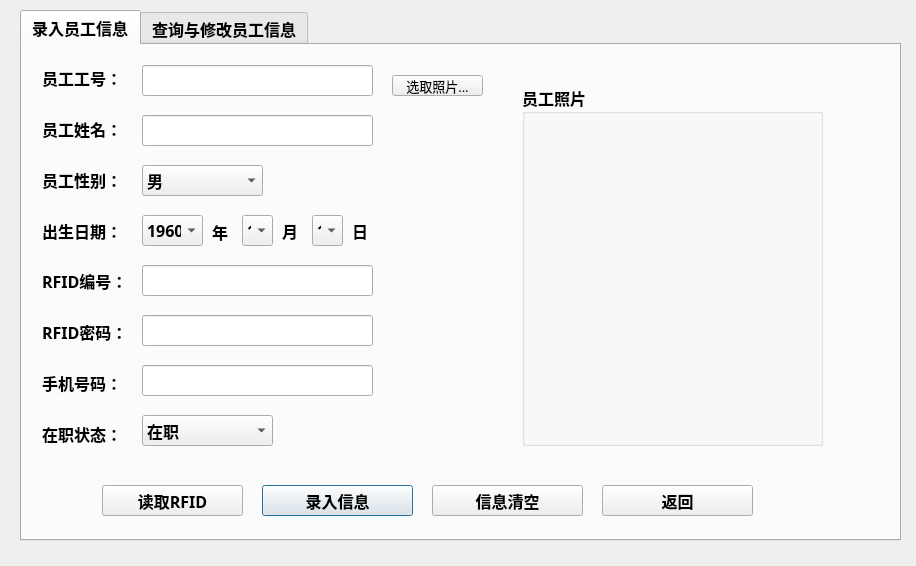
<?xml version="1.0" encoding="UTF-8"?>
<ui version="4.0">
 <class>theworkermanage</class>
 <widget class="QDialog" name="theworkermanage">
  <property name="geometry">
   <rect>
    <x>0</x>
    <y>0</y>
    <width>916</width>
    <height>566</height>
   </rect>
  </property>
  <property name="font">
   <font>
    <family>宋体</family>
    <pointsize>12</pointsize>
    <weight>75</weight>
    <bold>true</bold>
   </font>
  </property>
  <property name="windowTitle">
   <string>员工信息管理</string>
  </property>
  <widget class="QTabWidget" name="tabWidget">
   <property name="geometry">
    <rect>
     <x>20</x>
     <y>10</y>
     <width>881</width>
     <height>531</height>
    </rect>
   </property>
   <property name="currentIndex">
    <number>0</number>
   </property>
   <widget class="QWidget" name="tab">
    <attribute name="title">
     <string>录入员工信息</string>
    </attribute>
    <widget class="QWidget" name="verticalLayoutWidget">
     <property name="geometry">
      <rect>
       <x>20</x>
       <y>10</y>
       <width>91</width>
       <height>401</height>
      </rect>
     </property>
     <layout class="QVBoxLayout" name="verticalLayout">
      <item>
       <widget class="QLabel" name="label">
        <property name="text">
         <string>员工工号：</string>
        </property>
       </widget>
      </item>
      <item>
       <widget class="QLabel" name="label_2">
        <property name="text">
         <string>员工姓名：</string>
        </property>
       </widget>
      </item>
      <item>
       <widget class="QLabel" name="label_3">
        <property name="text">
         <string>员工性别：</string>
        </property>
       </widget>
      </item>
      <item>
       <widget class="QLabel" name="label_4">
        <property name="text">
         <string>出生日期：</string>
        </property>
       </widget>
      </item>
      <item>
       <widget class="QLabel" name="label_5">
        <property name="text">
         <string>RFID编号：</string>
        </property>
       </widget>
      </item>
      <item>
       <widget class="QLabel" name="label_6">
        <property name="text">
         <string>RFID密码：</string>
        </property>
       </widget>
      </item>
      <item>
       <widget class="QLabel" name="label_9">
        <property name="text">
         <string>手机号码：</string>
        </property>
       </widget>
      </item>
      <item>
       <widget class="QLabel" name="label_10">
        <property name="text">
         <string>在职状态：</string>
        </property>
       </widget>
      </item>
     </layout>
    </widget>
    <widget class="QToolButton" name="WM_Insert_WorkerInfor_Image_toolButton">
     <property name="geometry">
      <rect>
       <x>370</x>
       <y>30</y>
       <width>91</width>
       <height>21</height>
      </rect>
     </property>
     <property name="font">
      <font>
       <pointsize>10</pointsize>
       <weight>50</weight>
       <bold>false</bold>
      </font>
     </property>
     <property name="text">
      <string>选取照片...</string>
     </property>
    </widget>
    <widget class="QGroupBox" name="groupBox">
     <property name="geometry">
      <rect>
       <x>500</x>
       <y>40</y>
       <width>301</width>
       <height>361</height>
      </rect>
     </property>
     <property name="title">
      <string>员工照片</string>
     </property>
     <widget class="QLabel" name="WM_Insert_WorkerInfor_Imageshow_lable">
      <property name="geometry">
       <rect>
        <x>40</x>
        <y>30</y>
        <width>241</width>
        <height>271</height>
       </rect>
      </property>
      <property name="text">
       <string/>
      </property>
     </widget>
    </widget>
    <widget class="QLineEdit" name="WM_Insert_WorkerInfor_ID_lineEdit">
     <property name="geometry">
      <rect>
       <x>120</x>
       <y>20</y>
       <width>231</width>
       <height>31</height>
      </rect>
     </property>
    </widget>
    <widget class="QLineEdit" name="WM_Insert_WorkerInfor_Name_lineEdit">
     <property name="geometry">
      <rect>
       <x>120</x>
       <y>70</y>
       <width>231</width>
       <height>31</height>
      </rect>
     </property>
    </widget>
    <widget class="QLineEdit" name="WM_Insert_WorkerInfor_PFID_ID_lineEdit">
     <property name="geometry">
      <rect>
       <x>120</x>
       <y>220</y>
       <width>231</width>
       <height>31</height>
      </rect>
     </property>
    </widget>
    <widget class="QLineEdit" name="WM_Insert_WorkerInfor_RFID_Password_lineEdit">
     <property name="geometry">
      <rect>
       <x>120</x>
       <y>270</y>
       <width>231</width>
       <height>31</height>
      </rect>
     </property>
    </widget>
    <widget class="QLineEdit" name="WM_Insert_WorkerInfor_Telephone_lineEdit">
     <property name="geometry">
      <rect>
       <x>120</x>
       <y>320</y>
       <width>231</width>
       <height>31</height>
      </rect>
     </property>
    </widget>
    <widget class="QPushButton" name="WM_Insert_WorkerInfor_InforInsert_pushButton">
     <property name="geometry">
      <rect>
       <x>240</x>
       <y>440</y>
       <width>151</width>
       <height>31</height>
      </rect>
     </property>
     <property name="text">
      <string>录入信息</string>
     </property>
    </widget>
    <widget class="QPushButton" name="WM_Insert_WorkerInfor_InforClear_pushButton">
     <property name="geometry">
      <rect>
       <x>410</x>
       <y>440</y>
       <width>151</width>
       <height>31</height>
      </rect>
     </property>
     <property name="text">
      <string>信息清空</string>
     </property>
    </widget>
    <widget class="QPushButton" name="WM_Insert_WorkerInfor_Comback_pushButton">
     <property name="geometry">
      <rect>
       <x>580</x>
       <y>440</y>
       <width>151</width>
       <height>31</height>
      </rect>
     </property>
     <property name="text">
      <string>返回</string>
     </property>
    </widget>
    <widget class="QComboBox" name="WM_Insert_WorkerInfor_BirthYear_comboBox">
     <property name="geometry">
      <rect>
       <x>120</x>
       <y>170</y>
       <width>61</width>
       <height>31</height>
      </rect>
     </property>
     <item>
      <property name="text">
       <string>1960</string>
      </property>
     </item>
    </widget>
    <widget class="QLabel" name="label_7">
     <property name="geometry">
      <rect>
       <x>190</x>
       <y>171</y>
       <width>21</width>
       <height>31</height>
      </rect>
     </property>
     <property name="text">
      <string>年</string>
     </property>
    </widget>
    <widget class="QComboBox" name="WM_Insert_WorkerInfor_Birthmonth_comboBox">
     <property name="geometry">
      <rect>
       <x>220</x>
       <y>170</y>
       <width>31</width>
       <height>31</height>
      </rect>
     </property>
     <item>
      <property name="text">
       <string>1</string>
      </property>
     </item>
    </widget>
    <widget class="QComboBox" name="WM_Insert_WorkerInfor_BirthDay_comboBox">
     <property name="geometry">
      <rect>
       <x>290</x>
       <y>170</y>
       <width>31</width>
       <height>31</height>
      </rect>
     </property>
     <item>
      <property name="text">
       <string>1</string>
      </property>
     </item>
    </widget>
    <widget class="QLabel" name="label_11">
     <property name="geometry">
      <rect>
       <x>260</x>
       <y>170</y>
       <width>21</width>
       <height>31</height>
      </rect>
     </property>
     <property name="text">
      <string>月</string>
     </property>
    </widget>
    <widget class="QLabel" name="label_12">
     <property name="geometry">
      <rect>
       <x>330</x>
       <y>170</y>
       <width>21</width>
       <height>31</height>
      </rect>
     </property>
     <property name="text">
      <string>日</string>
     </property>
    </widget>
    <widget class="QPushButton" name="WM_Insert_WorkerInfor_PFIDRead_pushButton">
     <property name="geometry">
      <rect>
       <x>80</x>
       <y>440</y>
       <width>141</width>
       <height>31</height>
      </rect>
     </property>
     <property name="text">
      <string>读取RFID</string>
     </property>
    </widget>
    <widget class="QComboBox" name="WM_Insert_WorkerInfor_Sex_comboBox">
     <property name="geometry">
      <rect>
       <x>120</x>
       <y>120</y>
       <width>121</width>
       <height>31</height>
      </rect>
     </property>
     <item>
      <property name="text">
       <string>男</string>
      </property>
     </item>
     <item>
      <property name="text">
       <string>女</string>
      </property>
     </item>
    </widget>
    <widget class="QComboBox" name="WM_Insert_WorkerInfor_State_comboBox">
     <property name="geometry">
      <rect>
       <x>120</x>
       <y>370</y>
       <width>131</width>
       <height>31</height>
      </rect>
     </property>
     <item>
      <property name="text">
       <string>在职</string>
      </property>
     </item>
     <item>
      <property name="text">
       <string>离职</string>
      </property>
     </item>
    </widget>
   </widget>
   <widget class="QWidget" name="tab_2">
    <attribute name="title">
     <string>查询与修改员工信息</string>
    </attribute>
    <widget class="QGroupBox" name="groupBox_2">
     <property name="geometry">
      <rect>
       <x>10</x>
       <y>60</y>
       <width>301</width>
       <height>341</height>
      </rect>
     </property>
     <property name="title">
      <string>员工信息</string>
     </property>
     <widget class="QTableView" name="tableView">
      <property name="geometry">
       <rect>
        <x>10</x>
        <y>20</y>
        <width>281</width>
        <height>301</height>
       </rect>
      </property>
     </widget>
    </widget>
    <widget class="QWidget" name="verticalLayoutWidget_2">
     <property name="geometry">
      <rect>
       <x>380</x>
       <y>20</y>
       <width>91</width>
       <height>401</height>
      </rect>
     </property>
     <layout class="QVBoxLayout" name="verticalLayout_2">
      <item>
       <widget class="QLabel" name="label_13">
        <property name="text">
         <string>员工工号：</string>
        </property>
       </widget>
      </item>
      <item>
       <widget class="QLabel" name="label_14">
        <property name="text">
         <string>员工姓名：</string>
        </property>
       </widget>
      </item>
      <item>
       <widget class="QLabel" name="label_15">
        <property name="text">
         <string>员工性别：</string>
        </property>
       </widget>
      </item>
      <item>
       <widget class="QLabel" name="label_16">
        <property name="text">
         <string>出生日期：</string>
        </property>
       </widget>
      </item>
      <item>
       <widget class="QLabel" name="label_17">
        <property name="text">
         <string>RFID编号：</string>
        </property>
       </widget>
      </item>
      <item>
       <widget class="QLabel" name="label_18">
        <property name="text">
         <string>RFID密码：</string>
        </property>
       </widget>
      </item>
      <item>
       <widget class="QLabel" name="label_19">
        <property name="text">
         <string>手机号码：</string>
        </property>
       </widget>
      </item>
      <item>
       <widget class="QLabel" name="label_20">
        <property name="text">
         <string>在职状态：</string>
        </property>
       </widget>
      </item>
     </layout>
    </widget>
    <widget class="QComboBox" name="WM_Repair_SearchOption_comboBox">
     <property name="geometry">
      <rect>
       <x>20</x>
       <y>20</y>
       <width>91</width>
       <height>31</height>
      </rect>
     </property>
     <item>
      <property name="text">
       <string>员工工号</string>
      </property>
     </item>
     <item>
      <property name="text">
       <string>员工姓名</string>
      </property>
     </item>
     <item>
      <property name="text">
       <string>RFID编号</string>
      </property>
     </item>
     <item>
      <property name="text">
       <string>手机号码</string>
      </property>
     </item>
    </widget>
    <widget class="QLineEdit" name="WM_Repair_SearchDetail_lineEdit">
     <property name="geometry">
      <rect>
       <x>130</x>
       <y>20</y>
       <width>151</width>
       <height>31</height>
      </rect>
     </property>
    </widget>
    <widget class="QPushButton" name="WM_Repair_search_pushButton">
     <property name="geometry">
      <rect>
       <x>310</x>
       <y>20</y>
       <width>51</width>
       <height>31</height>
      </rect>
     </property>
     <property name="text">
      <string>查询</string>
     </property>
    </widget>
    <widget class="QLineEdit" name="WM_Repair_WorkerInfor_ID_lineEdit">
     <property name="geometry">
      <rect>
       <x>480</x>
       <y>30</y>
       <width>201</width>
       <height>31</height>
      </rect>
     </property>
    </widget>
    <widget class="QLineEdit" name="WM_Repair_WorkerInfor_Name_lineEdit">
     <property name="geometry">
      <rect>
       <x>480</x>
       <y>80</y>
       <width>201</width>
       <height>31</height>
      </rect>
     </property>
    </widget>
    <widget class="QLineEdit" name="WM_Repair_WorkerInfor_Sex_lineEdit">
     <property name="geometry">
      <rect>
       <x>480</x>
       <y>130</y>
       <width>201</width>
       <height>31</height>
      </rect>
     </property>
    </widget>
    <widget class="QLineEdit" name="WM_Repair_WorkerInfor_BirthDay_lineEdit">
     <property name="geometry">
      <rect>
       <x>480</x>
       <y>180</y>
       <width>201</width>
       <height>31</height>
      </rect>
     </property>
    </widget>
    <widget class="QLineEdit" name="WM_Repair_WorkerInfor_PFID_ID_lineEdit">
     <property name="geometry">
      <rect>
       <x>480</x>
       <y>230</y>
       <width>201</width>
       <height>31</height>
      </rect>
     </property>
    </widget>
    <widget class="QLineEdit" name="WM_Repair_WorkerInfor_RFID_Password_lineEdit">
     <property name="geometry">
      <rect>
       <x>480</x>
       <y>280</y>
       <width>201</width>
       <height>31</height>
      </rect>
     </property>
    </widget>
    <widget class="QLineEdit" name="WM_Repair_WorkerInfor_Telephone_lineEdit">
     <property name="geometry">
      <rect>
       <x>480</x>
       <y>330</y>
       <width>201</width>
       <height>31</height>
      </rect>
     </property>
    </widget>
    <widget class="QLineEdit" name="WM_Repair_WorkerInfor_State_lineEdit">
     <property name="geometry">
      <rect>
       <x>480</x>
       <y>380</y>
       <width>201</width>
       <height>31</height>
      </rect>
     </property>
    </widget>
    <widget class="QGroupBox" name="groupBox_3">
     <property name="geometry">
      <rect>
       <x>700</x>
       <y>30</y>
       <width>161</width>
       <height>201</height>
      </rect>
     </property>
     <property name="title">
      <string>员工照片</string>
     </property>
     <widget class="QLabel" name="WM_Repair_SearchImageshow_lable">
      <property name="geometry">
       <rect>
        <x>10</x>
        <y>20</y>
        <width>141</width>
        <height>171</height>
       </rect>
      </property>
      <property name="text">
       <string/>
      </property>
     </widget>
    </widget>
    <widget class="QPushButton" name="WM_Repair_repairInfor_pushButton">
     <property name="geometry">
      <rect>
       <x>700</x>
       <y>250</y>
       <width>161</width>
       <height>31</height>
      </rect>
     </property>
     <property name="text">
      <string>基本信息修改</string>
     </property>
    </widget>
    <widget class="QPushButton" name="WM_Repair_selectshow_pushButton">
     <property name="geometry">
      <rect>
       <x>130</x>
       <y>410</y>
       <width>161</width>
       <height>31</height>
      </rect>
     </property>
     <property name="text">
      <string>选择并显示</string>
     </property>
    </widget>
    <widget class="QPushButton" name="WM_Repair_repairImage_pushButton">
     <property name="geometry">
      <rect>
       <x>700</x>
       <y>300</y>
       <width>161</width>
       <height>31</height>
      </rect>
     </property>
     <property name="text">
      <string>员工照片修改</string>
     </property>
    </widget>
    <widget class="QPushButton" name="WM_Repair_DeletInfor_pushButton">
     <property name="geometry">
      <rect>
       <x>700</x>
       <y>350</y>
       <width>161</width>
       <height>31</height>
      </rect>
     </property>
     <property name="text">
      <string>删除员工信息</string>
     </property>
    </widget>
    <widget class="QPushButton" name="WM_Repair_clear_pushButton">
     <property name="geometry">
      <rect>
       <x>540</x>
       <y>440</y>
       <width>131</width>
       <height>31</height>
      </rect>
     </property>
     <property name="text">
      <string>清空</string>
     </property>
    </widget>
    <widget class="QPushButton" name="WM_Repair_comback_pushButton">
     <property name="geometry">
      <rect>
       <x>680</x>
       <y>440</y>
       <width>131</width>
       <height>31</height>
      </rect>
     </property>
     <property name="text">
      <string>返回</string>
     </property>
    </widget>
   </widget>
  </widget>
 </widget>
 <resources/>
 <connections/>
</ui>
